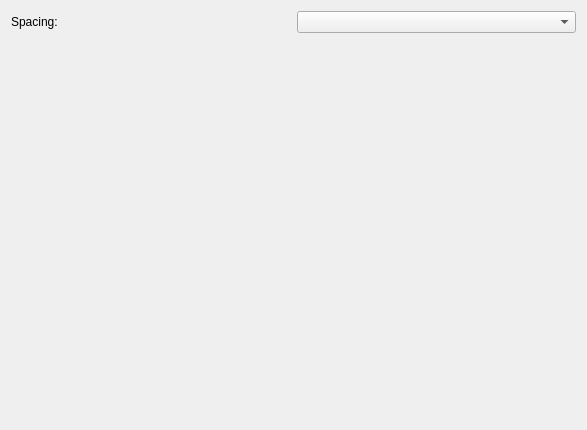
<?xml version="1.0" encoding="UTF-8"?>
<ui version="4.0">
 <class>EssaysGeneralPage</class>
 <widget class="QWidget" name="EssaysGeneralPage">
  <property name="geometry">
   <rect>
    <x>0</x>
    <y>0</y>
    <width>587</width>
    <height>430</height>
   </rect>
  </property>
  <property name="windowTitle">
   <string>General Options</string>
  </property>
  <property name="windowIcon">
   <iconset theme="settings"/>
  </property>
  <layout class="QFormLayout" name="formLayout">
   <item row="0" column="0" colspan="2">
    <layout class="QHBoxLayout" name="spacingLayout">
     <item>
      <widget class="QLabel" name="spacingLabel">
       <property name="text">
        <string>Spacing: </string>
       </property>
      </widget>
     </item>
     <item>
      <widget class="KHistoryComboBox" name="kcfg_DefaultSpacing">
       <property name="placeholderText">
        <string>Spacing Size</string>
       </property>
       <item>
        <property name="text">
         <string>Single</string>
        </property>
       </item>
       <item>
        <property name="text">
         <string>1.5</string>
        </property>
       </item>
       <item>
        <property name="text">
         <string>Double</string>
        </property>
       </item>
       <item>
        <property name="text">
         <string>3</string>
        </property>
       </item>
       <item>
        <property name="text">
         <string>4</string>
        </property>
       </item>
       <item>
        <property name="text">
         <string>5</string>
        </property>
       </item>
       <item>
        <property name="text">
         <string>6</string>
        </property>
       </item>
       <item>
        <property name="text">
         <string>7</string>
        </property>
       </item>
       <item>
        <property name="text">
         <string>8</string>
        </property>
       </item>
       <item>
        <property name="text">
         <string>9</string>
        </property>
       </item>
       <item>
        <property name="text">
         <string>10</string>
        </property>
       </item>
      </widget>
     </item>
    </layout>
   </item>
  </layout>
 </widget>
 <customwidgets>
  <customwidget>
   <class>KComboBox</class>
   <extends>QComboBox</extends>
   <header>kcombobox.h</header>
  </customwidget>
  <customwidget>
   <class>KHistoryComboBox</class>
   <extends>KComboBox</extends>
   <header>khistorycombobox.h</header>
  </customwidget>
 </customwidgets>
 <resources/>
 <connections/>
</ui>
